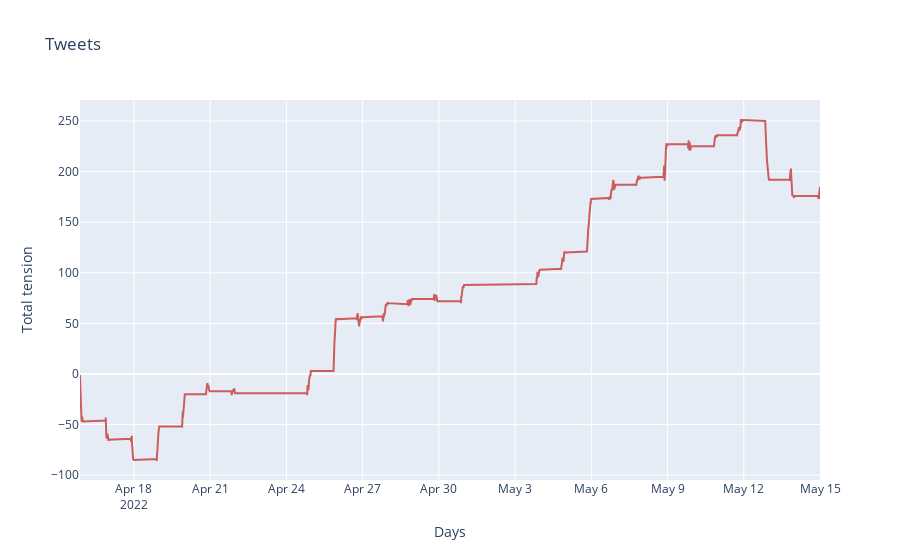

Write notebook code for a chart like this one.
### Code cell
plot_time_series(ts)

### Figure 1 — Plotly figure (JSON) as saved in the notebook; plotly's stock layout.template omitted (floating-point values rounded to 4 significant figures; data arrays with more than 128 entries replaced by an {"elided": "..."} marker saying what was removed)
{"data": [{"marker": {"color": "indianred"}, "text": "tension", "type": "scatter", "x": {"elided": "2803 str values"}, "y": {"elided": "2803 int values"}}], "layout": {"showlegend": false, "title": {"text": "Tweets"}, "xaxis": {"title": {"text": "Days"}}, "yaxis": {"title": {"text": "Total tension"}}}}
